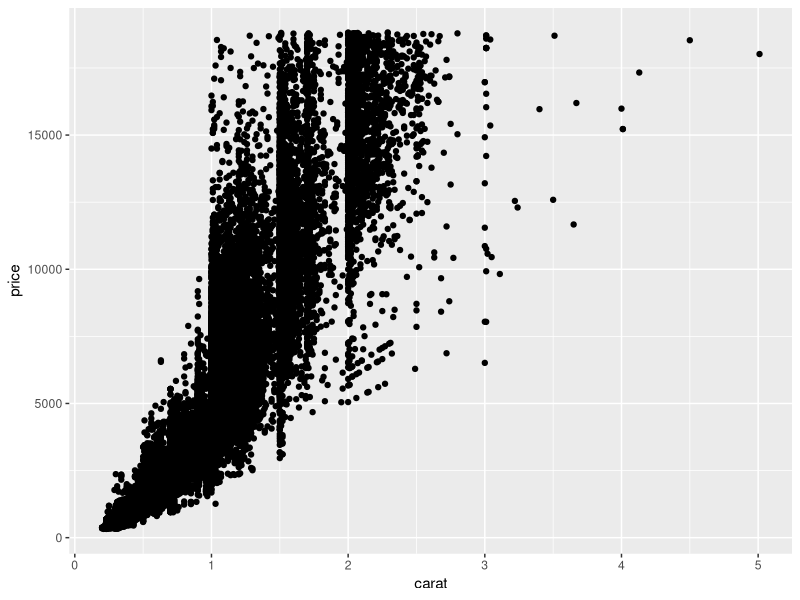
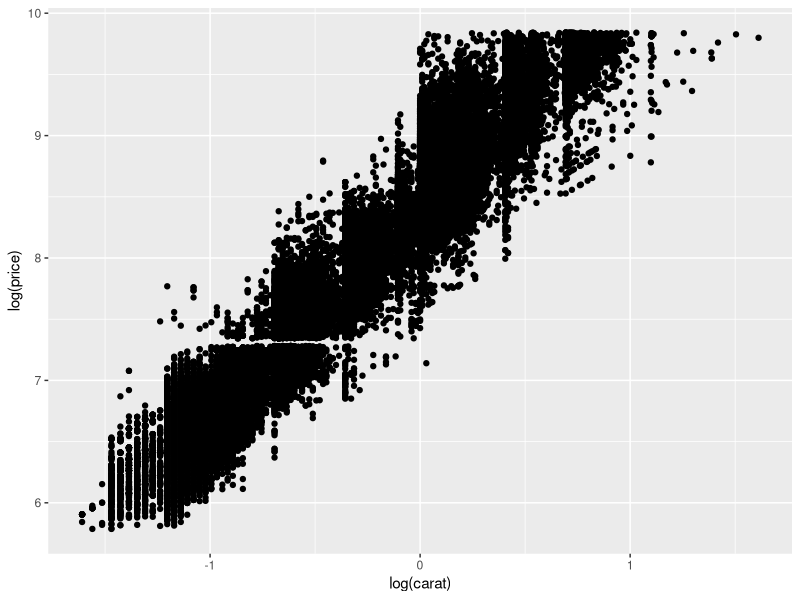
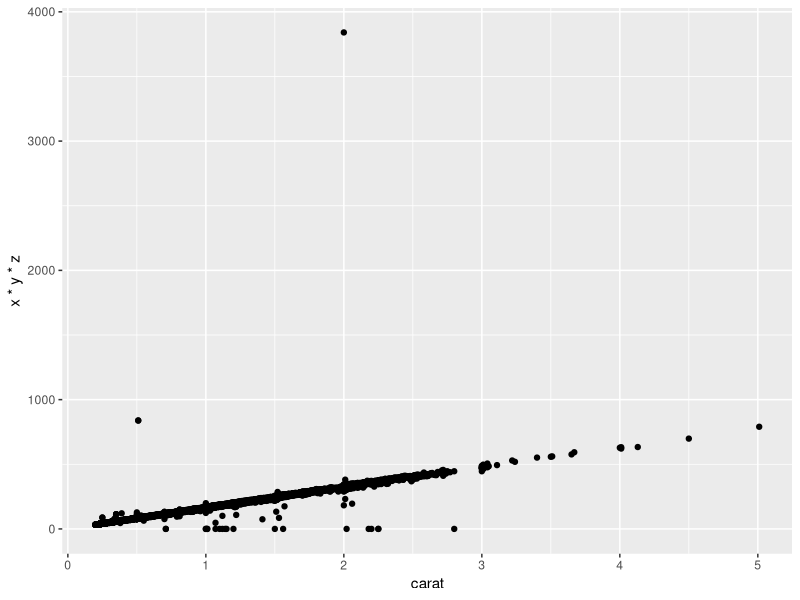
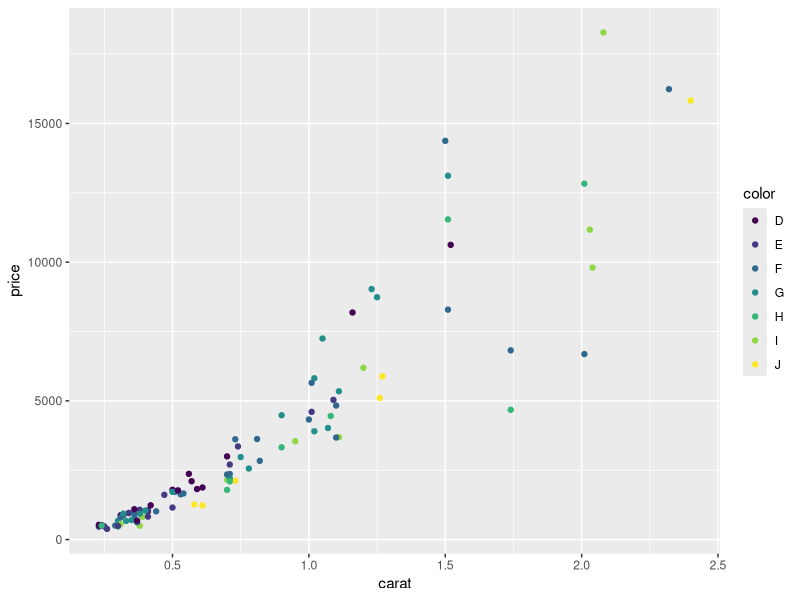
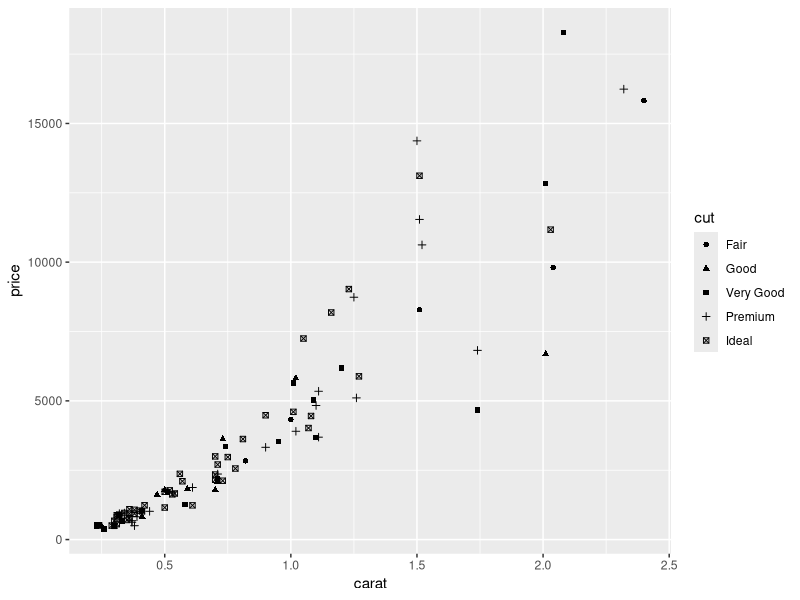
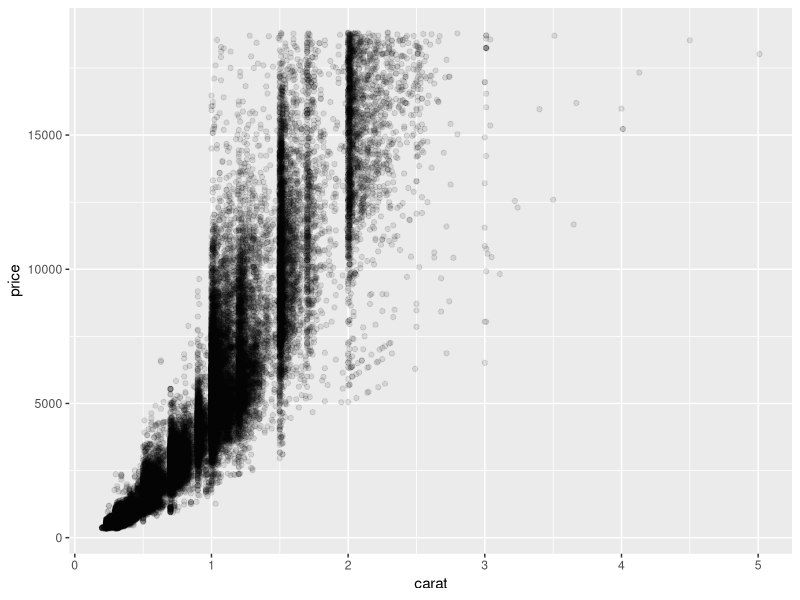
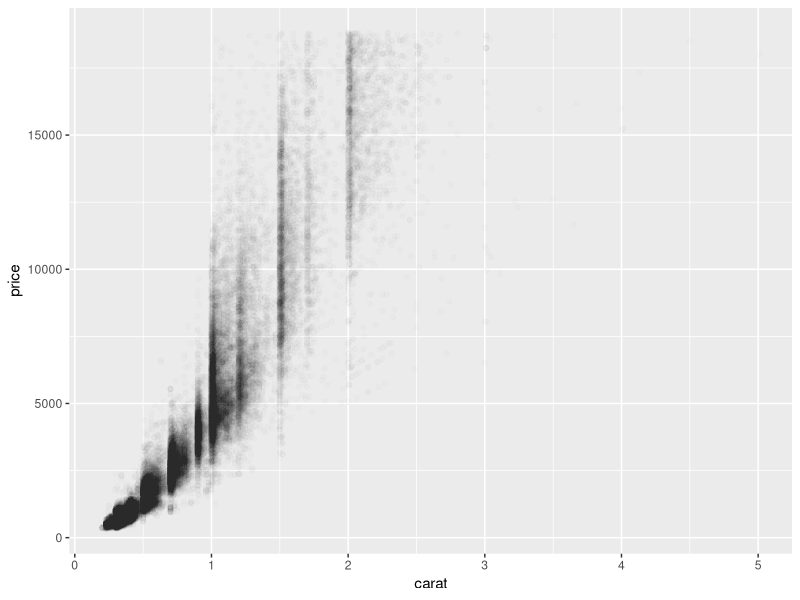
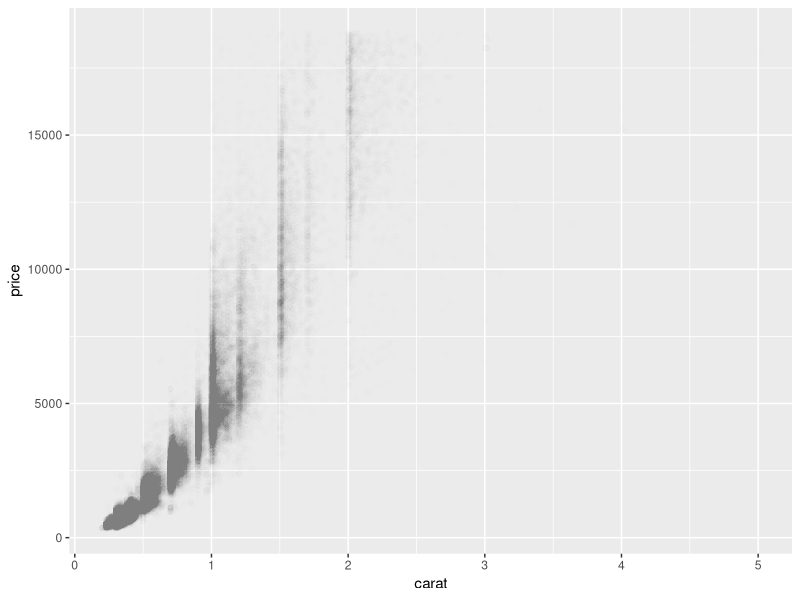

The R script that drew these images, in order:
library("ggplot2")

set.seed(1000)
dsmall <- diamonds[sample(nrow(diamonds),100),]


# 1 qplot basic

qplot(carat, price, data = diamonds)

qplot(log(carat),log(price), data = diamonds)

qplot(carat, x*y*z, data = diamonds)

qplot(carat, price, data = dsmall, colour = color)

qplot(carat, price, data = dsmall, shape = cut)

# 调节alpha值，看数据重叠的情况
qplot(carat, price, data = diamonds, alpha = I(1/10))
qplot(carat, price, data = diamonds, alpha = I(1/100))
qplot(carat, price, data = diamonds, alpha = I(1/200))
qplot(carat, price, data = diamonds, alpha = I(1/500))

# 2 几何对象 geom

# 几何对象用集合传入geom
qplot(carat, price, data = dsmall, geom = c("point","smooth"))
qplot(carat, data = diamonds, geom = c("histogram"))




